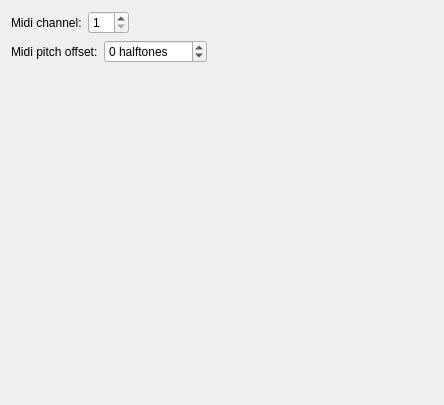
<?xml version="1.0" encoding="UTF-8"?>
<ui version="4.0">
 <class>uiVoiceProperties</class>
 <widget class="QWidget" name="uiVoiceProperties">
  <property name="geometry">
   <rect>
    <x>0</x>
    <y>0</y>
    <width>444</width>
    <height>405</height>
   </rect>
  </property>
  <property name="windowTitle">
   <string>Voice properties</string>
  </property>
  <layout class="QVBoxLayout" name="verticalLayout">
   <item>
    <layout class="QHBoxLayout">
     <item>
      <widget class="QLabel" name="uiMidiChanneLabel">
       <property name="text">
        <string>Midi channel:</string>
       </property>
      </widget>
     </item>
     <item>
      <widget class="QSpinBox" name="uiMidiChannel">
       <property name="minimum">
        <number>1</number>
       </property>
       <property name="maximum">
        <number>16</number>
       </property>
      </widget>
     </item>
     <item>
      <spacer name="uiMidiChannelSpacer">
       <property name="orientation">
        <enum>Qt::Horizontal</enum>
       </property>
       <property name="sizeType">
        <enum>QSizePolicy::MinimumExpanding</enum>
       </property>
       <property name="sizeHint" stdset="0">
        <size>
         <width>40</width>
         <height>20</height>
        </size>
       </property>
      </spacer>
     </item>
    </layout>
   </item>
   <item>
    <layout class="QHBoxLayout" name="horizontalLayout">
     <item>
      <widget class="QLabel" name="uiMidiPitchOffsetLabel">
       <property name="text">
        <string>Midi pitch offset:</string>
       </property>
      </widget>
     </item>
     <item>
      <widget class="QSpinBox" name="uiMidiPitchOffset">
       <property name="suffix">
        <string> halftones</string>
       </property>
       <property name="minimum">
        <number>-128</number>
       </property>
       <property name="maximum">
        <number>128</number>
       </property>
      </widget>
     </item>
     <item>
      <spacer name="uiMidiPitchOffsetSpacer">
       <property name="orientation">
        <enum>Qt::Horizontal</enum>
       </property>
       <property name="sizeHint" stdset="0">
        <size>
         <width>40</width>
         <height>20</height>
        </size>
       </property>
      </spacer>
     </item>
    </layout>
   </item>
   <item>
    <spacer name="verticalSpacer">
     <property name="orientation">
      <enum>Qt::Vertical</enum>
     </property>
     <property name="sizeHint" stdset="0">
      <size>
       <width>20</width>
       <height>357</height>
      </size>
     </property>
    </spacer>
   </item>
  </layout>
 </widget>
 <resources/>
 <connections/>
</ui>
